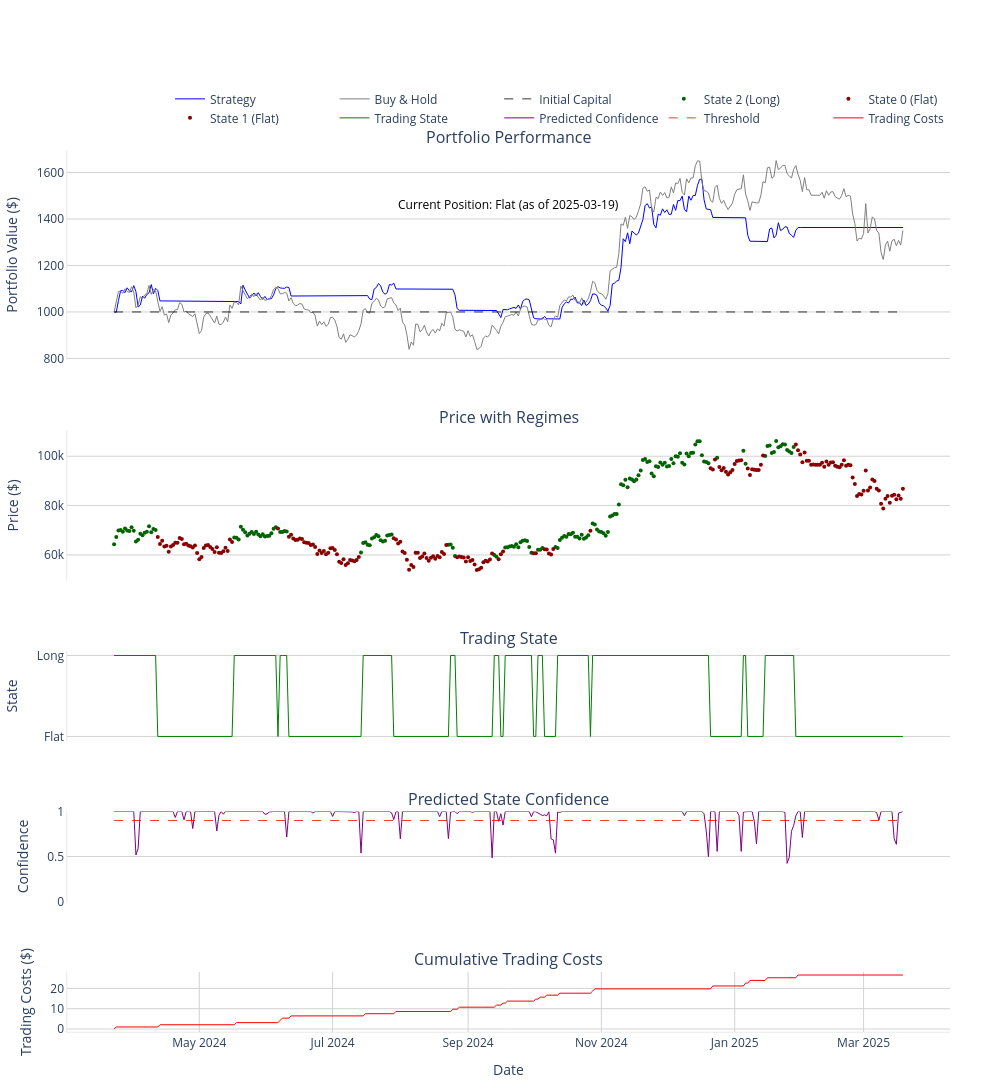

Notebook code for this chart:
### Code cell
# Training and Saving the Initial Model
model = RegimeSwitchModel('bitcoin', strategy='long-only', train_pct=0.8, confidence_threshold=0.9)
data = model.load_data()
features = model.generate_all_features()

[
    'relative_unrealized_profit_mom7',
    'rsi_14',
    'pct_supply_in_profit_mom7',
    'mvrv_mom7',
    'price_sma30_ratio',
    'pct_supply_in_profit_zscore',
    'entity_adj_nupl_mom7',
    'price_sma7_ratio',
    'relative_unrealized_loss_zscore',
    'sth_sopr_zscore',
    'price_drawdown_relative',
    'sp500_ret',
    'vix_ret',
    'move_ret',
    'price_equilibrium_zscore',
    'bzs'
    'ssr_oscillator_zscore'

]

manual_features = [
 'resistance_relative',
 'price_sma7_ratio',
 'pct_supply_in_profit_zscore',
 'distance_from_upper_band',
 'bzsd',
 'distance_from_lower_band',
 'utxo_loss_count_mom7',
 'sp500_ret',
 'reserve_risk_zscore',
 'sth_sopr',
 #'stoch_k',
 'relative_unrealized_profit_mom7',
 'price_drawdown_relative_mom7',
 'support_relative',
 'net_realized_profit_loss_zscore',
 'mvrv_sth_mom30',
 'realized_profits_to_value_ratio_zscore',
 'utxo_profit_count_zscore',
 'sth_sopr_mom30',
 'utxo_loss_count_zscore',
 'mvrv_zscore',
 #'reserve_risk_mom7',
 'entity_adj_nupl_mom7',
 'rsi_14',
 'relative_unrealized_loss_zscore',
 'move_ret',
 'price_equilibrium_zscore',
 'mvrv_mom7',
 'mvrv_mom30',
 #'creditSpreads_mom30',
 ]

selected_features = model.set_manual_features(manual_features)
train, embargo, test = model.split_data(model.model_data)
states = model.run_pipeline(test, selected_features)
results = model.simulate_trading(test=test, states=states, save_path=None)
metrics_df, classification_metrics = model.evaluate(results)

### Figure 1 — Plotly figure (JSON) as saved in the notebook; plotly's stock layout.template omitted (floating-point values rounded to 4 significant figures; data arrays with more than 128 entries replaced by an {"elided": "..."} marker saying what was removed)
{"data": [{"line": {"color": "blue", "width": 1}, "mode": "lines", "name": "Strategy", "type": "scatter", "x": {"elided": "362 str values"}, "xaxis": "x", "y": {"elided": "362 float values"}, "yaxis": "y"}, {"line": {"color": "gray", "width": 1}, "mode": "lines", "name": "Buy & Hold", "type": "scatter", "x": {"elided": "362 str values"}, "xaxis": "x", "y": {"elided": "362 float values"}, "yaxis": "y"}, {"line": {"color": "black", "dash": "dash", "width": 0.8}, "mode": "lines", "name": "Initial Capital", "type": "scatter", "x": ["2024-03-23T00:00:00", "2025-03-19T00:00:00"], "xaxis": "x", "y": [1000, 1000], "yaxis": "y"}, {"marker": {"color": "darkgreen", "size": 4}, "mode": "markers", "name": "State 2 (Long)", "type": "scatter", "x": {"elided": "168 str values"}, "xaxis": "x2", "y": {"elided": "168 int values"}, "yaxis": "y2"}, {"marker": {"color": "darkred", "size": 4}, "mode": "markers", "name": "State 0 (Flat)", "type": "scatter", "x": ["2024-04-12T00:00:00", "2024-04-20T00:00:00", "2024-04-21T00:00:00", "2024-04-22T00:00:00", "2024-04-23T00:00:00", "2024-04-25T00:00:00", "2024-04-26T00:00:00", "2024-04-27T00:00:00", "2024-04-28T00:00:00", "2024-04-29T00:00:00", "2024-05-03T00:00:00", "2024-05-04T00:00:00", "2024-05-05T00:00:00", "2024-05-06T00:00:00", "2024-05-07T00:00:00", "2024-05-09T00:00:00", "2024-05-12T00:00:00", "2024-05-13T00:00:00", "2024-05-14T00:00:00", "2024-05-15T00:00:00", "2024-05-16T00:00:00", "2024-06-06T00:00:00", "2024-06-30T00:00:00", "2024-07-01T00:00:00", "2024-07-02T00:00:00", "2024-07-03T00:00:00", "2024-07-04T00:00:00", "2024-07-07T00:00:00", "2024-07-11T00:00:00", "2024-07-12T00:00:00", "2024-07-13T00:00:00", "2024-07-29T00:00:00", "2024-07-30T00:00:00", "2024-07-31T00:00:00", "2024-08-01T00:00:00", "2024-09-10T00:00:00", "2024-09-11T00:00:00", "2024-09-12T00:00:00", "2024-10-09T00:00:00", "2024-10-10T00:00:00", "2024-10-27T00:00:00", "2025-01-12T00:00:00", "2025-01-29T00:00:00", "2025-01-30T00:00:00", "2025-01-31T00:00:00", "2025-02-08T00:00:00", "2025-02-09T00:00:00", "2025-02-10T00:00:00", "2025-02-11T00:00:00", "2025-02-12T00:00:00", "2025-02-13T00:00:00", "2025-02-14T00:00:00", "2025-02-15T00:00:00", "2025-02-16T00:00:00", "2025-02-17T00:00:00", "2025-02-18T00:00:00", "2025-02-19T00:00:00", "2025-02-20T00:00:00", "2025-02-21T00:00:00", "2025-02-22T00:00:00", "2025-02-23T00:00:00", "2025-03-05T00:00:00", "2025-03-08T00:00:00", "2025-03-09T00:00:00", "2025-03-14T00:00:00", "2025-03-15T00:00:00", "2025-03-16T00:00:00", "2025-03-18T00:00:00", "2025-03-19T00:00:00"], "xaxis": "x2", "y": [67252, 64894, 64936, 66842, 66407, 64486, 63802, 63517, 63030, 63798, 62839, 63820, 64010, 63172, 62363, 63149, 61507, 62879, 61569, 66221, 65261, 70760, 62734, 62820, 62043, 60245, 57189, 55880, 57388, 57899, 59153, 66770, 66219, 64680, 65358, 57382, 58107, 60621, 60195, 62392, 69845, 94456, 104782, 102382, 100675, 96558, 96549, 97400, 95740, 97836, 96562, 97488, 97570, 96149, 95776, 95496, 96555, 98384, 96135, 96564, 96327, 90604, 86143, 80751, 83972, 84392, 82611, 82780, 86815], "yaxis": "y2"}, {"marker": {"color": "darkred", "size": 4}, "mode": "markers", "name": "State 1 (Flat)", "type": "scatter", "x": ["2024-04-13T00:00:00", "2024-04-14T00:00:00", "2024-04-15T00:00:00", "2024-04-16T00:00:00", "2024-04-17T00:00:00", "2024-04-18T00:00:00", "2024-04-19T00:00:00", "2024-04-24T00:00:00", "2024-04-30T00:00:00", "2024-05-01T00:00:00", "2024-05-02T00:00:00", "2024-05-08T00:00:00", "2024-05-10T00:00:00", "2024-05-11T00:00:00", "2024-06-11T00:00:00", "2024-06-12T00:00:00", "2024-06-13T00:00:00", "2024-06-14T00:00:00", "2024-06-15T00:00:00", "2024-06-16T00:00:00", "2024-06-17T00:00:00", "2024-06-18T00:00:00", "2024-06-19T00:00:00", "2024-06-20T00:00:00", "2024-06-21T00:00:00", "2024-06-22T00:00:00", "2024-06-23T00:00:00", "2024-06-24T00:00:00", "2024-06-25T00:00:00", "2024-06-26T00:00:00", "2024-06-27T00:00:00", "2024-06-28T00:00:00", "2024-06-29T00:00:00", "2024-07-05T00:00:00", "2024-07-06T00:00:00", "2024-07-08T00:00:00", "2024-07-09T00:00:00", "2024-07-10T00:00:00", "2024-08-02T00:00:00", "2024-08-03T00:00:00", "2024-08-04T00:00:00", "2024-08-05T00:00:00", "2024-08-06T00:00:00", "2024-08-07T00:00:00", "2024-08-08T00:00:00", "2024-08-09T00:00:00", "2024-08-10T00:00:00", "2024-08-11T00:00:00", "2024-08-12T00:00:00", "2024-08-13T00:00:00", "2024-08-14T00:00:00", "2024-08-15T00:00:00", "2024-08-16T00:00:00", "2024-08-17T00:00:00", "2024-08-18T00:00:00", "2024-08-19T00:00:00", "2024-08-20T00:00:00", "2024-08-21T00:00:00", "2024-08-22T00:00:00", "2024-08-27T00:00:00", "2024-08-28T00:00:00", "2024-08-29T00:00:00", "2024-08-30T00:00:00", "2024-08-31T00:00:00", "2024-09-01T00:00:00", "2024-09-02T00:00:00", "2024-09-03T00:00:00", "2024-09-04T00:00:00", "2024-09-05T00:00:00", "2024-09-06T00:00:00", "2024-09-07T00:00:00", "2024-09-08T00:00:00", "2024-09-09T00:00:00", "2024-09-15T00:00:00", "2024-09-16T00:00:00", "2024-09-17T00:00:00", "2024-10-01T00:00:00", "2024-10-02T00:00:00", "2024-10-06T00:00:00", "2024-10-07T00:00:00", "2024-10-08T00:00:00", "2024-12-21T00:00:00", "2024-12-22T00:00:00", "2024-12-23T00:00:00", "2024-12-25T00:00:00", "2024-12-26T00:00:00", "2024-12-27T00:00:00", "2024-12-28T00:00:00", "2024-12-29T00:00:00", "2024-12-30T00:00:00", "2024-12-31T00:00:00", "2025-01-01T00:00:00", "2025-01-02T00:00:00", "2025-01-03T00:00:00", "2025-01-04T00:00:00", "2025-01-07T00:00:00", "2025-01-08T00:00:00", "2025-01-09T00:00:00", "2025-01-10T00:00:00", "2025-01-11T00:00:00", "2025-01-13T00:00:00", "2025-01-14T00:00:00", "2025-02-01T00:00:00", "2025-02-02T00:00:00", "2025-02-03T00:00:00", "2025-02-04T00:00:00", "2025-02-05T00:00:00", "2025-02-06T00:00:00", "2025-02-07T00:00:00", "2025-02-24T00:00:00", "2025-02-25T00:00:00", "2025-02-26T00:00:00", "2025-02-27T00:00:00", "2025-02-28T00:00:00", "2025-03-01T00:00:00", "2025-03-02T00:00:00", "2025-03-03T00:00:00", "2025-03-04T00:00:00", "2025-03-06T00:00:00", "2025-03-07T00:00:00", "2025-03-10T00:00:00", "2025-03-11T00:00:00", "2025-03-12T00:00:00", "2025-03-13T00:00:00", "2025-03-17T00:00:00"], "xaxis": "x2", "y": [64405, 65753, 63431, 63721, 61329, 63462, 63989, 64280, 60749, 58298, 59135, 61216, 60888, 60777, 67329, 68225, 66700, 66011, 66190, 66616, 66460, 65109, 64907, 64845, 64072, 64240, 63221, 60363, 61770, 60750, 61563, 60317, 60864, 56740, 58230, 56665, 57988, 57704, 61407, 60739, 58006, 53956, 55960, 55100, 60913, 60888, 58804, 59350, 60601, 58739, 57624, 58882, 59431, 58438, 59575, 59060, 61145, 60388, 64050, 59015, 59352, 59156, 58960, 57358, 59109, 57505, 57988, 56132, 53923, 54151, 54792, 57049, 57624, 58211, 60317, 61440, 60656, 60728, 62287, 62185, 60597, 95094, 94645, 98696, 95678, 94332, 95185, 93663, 92627, 93508, 94384, 96852, 98084, 98257, 98365, 95017, 92376, 94737, 94560, 94455, 96574, 100313, 97568, 101467, 98118, 98118, 96583, 96635, 96558, 91397, 88756, 83900, 84709, 84442, 86005, 94262, 86125, 87311, 90001, 86773, 78784, 82799, 83884, 81099, 84075], "yaxis": "y2"}, {"line": {"color": "green", "width": 1}, "mode": "lines", "name": "Trading State", "type": "scatter", "x": {"elided": "362 str values"}, "xaxis": "x3", "y": {"elided": "362 int values"}, "yaxis": "y3"}, {"line": {"color": "purple", "width": 1}, "mode": "lines", "name": "Predicted Confidence", "type": "scatter", "x": {"elided": "362 str values"}, "xaxis": "x4", "y": {"elided": "362 float values"}, "yaxis": "y4"}, {"line": {"color": "red", "dash": "dash", "width": 0.8}, "mode": "lines", "name": "Threshold", "type": "scatter", "x": ["2024-03-23T00:00:00", "2025-03-19T00:00:00"], "xaxis": "x4", "y": [0.9, 0.9], "yaxis": "y4"}, {"line": {"color": "red", "width": 1}, "mode": "lines", "name": "Trading Costs", "type": "scatter", "x": {"elided": "362 str values"}, "xaxis": "x5", "y": {"elided": "362 float values"}, "yaxis": "y5"}], "layout": {"annotations": [{"font": {"size": 16}, "showarrow": false, "text": "Portfolio Performance", "x": 0.5, "xanchor": "center", "xref": "paper", "y": 1, "yanchor": "bottom", "yref": "paper"}, {"font": {"size": 16}, "showarrow": false, "text": "Price with Regimes", "x": 0.5, "xanchor": "center", "xref": "paper", "y": 0.682, "yanchor": "bottom", "yref": "paper"}, {"font": {"size": 16}, "showarrow": false, "text": "Trading State", "x": 0.5, "xanchor": "center", "xref": "paper", "y": 0.432, "yanchor": "bottom", "yref": "paper"}, {"font": {"size": 16}, "showarrow": false, "text": "Predicted State Confidence", "x": 0.5, "xanchor": "center", "xref": "paper", "y": 0.25, "yanchor": "bottom", "yref": "paper"}, {"font": {"size": 16}, "showarrow": false, "text": "Cumulative Trading Costs", "x": 0.5, "xanchor": "center", "xref": "paper", "y": 0.068, "yanchor": "bottom", "yref": "paper"}, {"align": "center", "font": {"color": "black", "size": 12}, "showarrow": false, "text": "Current Position: Flat (as of 2025-03-19)", "x": 0.5, "xref": "paper", "y": 0.95, "yref": "paper"}], "height": 1300, "legend": {"orientation": "h", "x": 1, "xanchor": "right", "y": 1.02, "yanchor": "bottom"}, "margin": {"b": 60, "l": 50, "r": 50, "t": 150}, "paper_bgcolor": "white", "plot_bgcolor": "white", "showlegend": true, "width": 1000, "xaxis": {"anchor": "y", "domain": [0, 1], "matches": "x5", "showticklabels": false}, "xaxis2": {"anchor": "y2", "domain": [0, 1], "matches": "x5", "showticklabels": false}, "xaxis3": {"anchor": "y3", "domain": [0, 1], "matches": "x5", "showticklabels": false}, "xaxis4": {"anchor": "y4", "domain": [0, 1], "matches": "x5", "showticklabels": false}, "xaxis5": {"anchor": "y5", "domain": [0, 1], "gridcolor": "lightgray", "linecolor": "lightgray", "linewidth": 0.5, "showline": true, "title": {"text": "Date"}}, "yaxis": {"anchor": "x", "domain": [0.762, 1], "gridcolor": "lightgray", "linecolor": "lightgray", "linewidth": 0.5, "showline": true, "title": {"text": "Portfolio Value ($)"}, "zeroline": false}, "yaxis2": {"anchor": "x2", "domain": [0.512, 0.682], "gridcolor": "lightgray", "linecolor": "lightgray", "linewidth": 0.5, "showline": true, "title": {"text": "Price ($)"}, "zeroline": false}, "yaxis3": {"anchor": "x3", "domain": [0.33, 0.432], "gridcolor": "lightgray", "linecolor": "lightgray", "linewidth": 0.5, "showline": true, "ticktext": ["Short", "Flat", "Long"], "tickvals": [-1, 0, 1], "title": {"text": "State"}, "zeroline": false}, "yaxis4": {"anchor": "x4", "domain": [0.148, 0.25], "gridcolor": "lightgray", "linecolor": "lightgray", "linewidth": 0.5, "range": [0, 1], "showline": true, "title": {"text": "Confidence"}, "zeroline": false}, "yaxis5": {"anchor": "x5", "domain": [0, 0.068], "gridcolor": "lightgray", "linecolor": "lightgray", "linewidth": 0.5, "showline": true, "title": {"text": "Trading Costs ($)"}, "zeroline": false}}}
